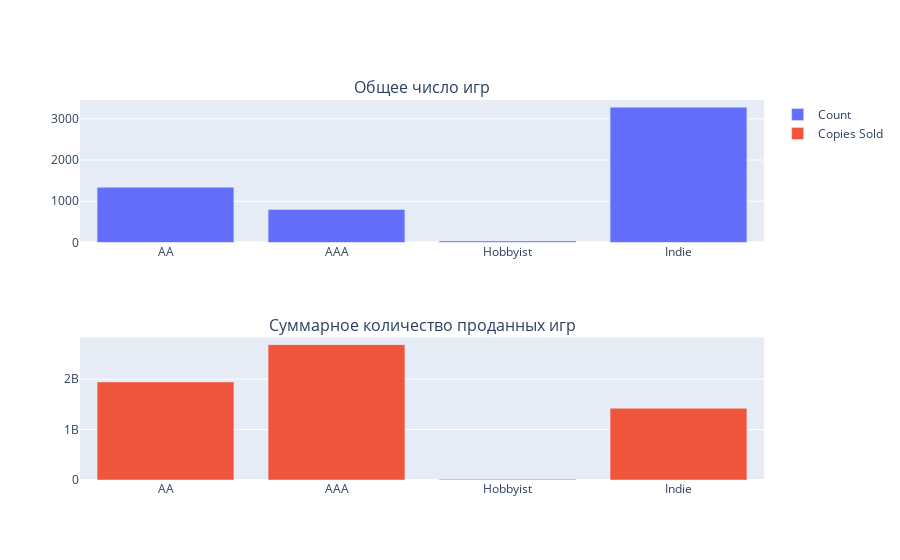

Notebook code cell kept with this figure:
### Code cell
summary = main_df.groupby('publisherClass')['copiesSold'].agg(['count', 'sum']).reset_index()

fig = make_subplots(
    rows=2, cols=1,
    subplot_titles=('Общее число игр', 'Суммарное количество проданных игр')
)

fig.add_trace(
    go.Bar(x=summary['publisherClass'], y=summary['count'], name='Count'),
    row=1, col=1
)

fig.add_trace(
    go.Bar(x=summary['publisherClass'], y=summary['sum'], name='Copies Sold'),
    row=2, col=1
)

fig.show()

### Figure 1 — Plotly figure (JSON) as saved in the notebook; plotly's stock layout.template omitted (floating-point values rounded to 4 significant figures)
{"data": [{"name": "Count", "type": "bar", "x": ["AA", "AAA", "Hobbyist", "Indie"], "xaxis": "x", "y": [1339, 801, 35, 3283], "yaxis": "y"}, {"name": "Copies Sold", "type": "bar", "x": ["AA", "AAA", "Hobbyist", "Indie"], "xaxis": "x2", "y": [1943210782, 2682290619, 16207913, 1421039674], "yaxis": "y2"}], "layout": {"annotations": [{"font": {"size": 16}, "showarrow": false, "text": "Общее число игр", "x": 0.5, "xanchor": "center", "xref": "paper", "y": 1, "yanchor": "bottom", "yref": "paper"}, {"font": {"size": 16}, "showarrow": false, "text": "Суммарное количество проданных игр", "x": 0.5, "xanchor": "center", "xref": "paper", "y": 0.375, "yanchor": "bottom", "yref": "paper"}], "xaxis": {"anchor": "y", "domain": [0, 1]}, "xaxis2": {"anchor": "y2", "domain": [0, 1]}, "yaxis": {"anchor": "x", "domain": [0.625, 1]}, "yaxis2": {"anchor": "x2", "domain": [0, 0.375]}}}
